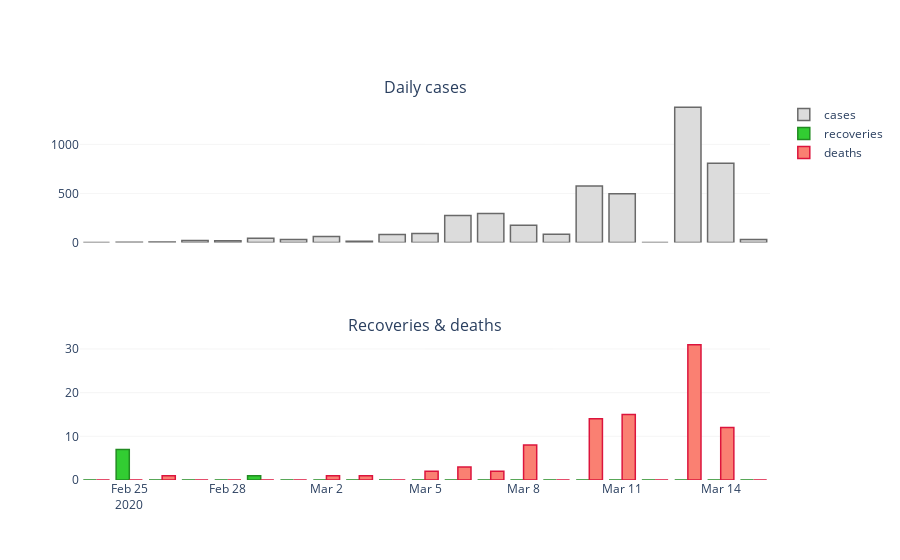

Here is the notebook cell this chart was saved with:
### Code cell
# display daily results into two columns
fig = make_subplots(rows=2, cols=1,
                    shared_xaxes=True,
                    subplot_titles = ('Daily cases', 'Recoveries & deaths')
                    )
# daily cases
fig.add_trace(go.Bar(
    x = df_c.Date[mask],
    y = cases_d_fr[mask],
    marker = dict(color = 'gainsboro', line = dict(color = 'dimgray', width=1.5)),
    name = 'cases'
    ),
    #secondary_y = False,
    row=1, col=1
)
# daily recoveries
fig.add_trace(go.Bar(
    x = df_c.Date[mask],
    y = recov_d_fr[mask],
    marker = dict(color = 'LimeGreen', line = dict(color = 'ForestGreen', width=1.5)),
    name = 'recoveries'
    ),
    #secondary_y = False,
    row=2, col=1
)
# daily deaths
fig.add_trace(go.Bar(
    x = df_c.Date[mask],
    y = death_d_fr[mask],
    marker = dict(color = 'salmon', line = dict(color = 'crimson', width=1.5)),
    name = 'deaths'
    ),
    #secondary_y = True,              
    row=2, col=1
)

fig.update_layout(plot_bgcolor='white')
fig.update_yaxes(showgrid=True, gridwidth=.3, gridcolor='gainsboro')

### Figure 1 — Plotly figure (JSON) as saved in the notebook; plotly's stock layout.template omitted (floating-point values rounded to 4 significant figures)
{"data": [{"marker": {"color": "gainsboro", "line": {"color": "dimgray", "width": 1.5}}, "name": "cases", "type": "bar", "x": ["2020-02-24T00:00:00", "2020-02-25T00:00:00", "2020-02-26T00:00:00", "2020-02-27T00:00:00", "2020-02-28T00:00:00", "2020-02-29T00:00:00", "2020-03-01T00:00:00", "2020-03-02T00:00:00", "2020-03-03T00:00:00", "2020-03-04T00:00:00", "2020-03-05T00:00:00", "2020-03-06T00:00:00", "2020-03-07T00:00:00", "2020-03-08T00:00:00", "2020-03-09T00:00:00", "2020-03-10T00:00:00", "2020-03-11T00:00:00", "2020-03-12T00:00:00", "2020-03-13T00:00:00", "2020-03-14T00:00:00", "2020-03-15T00:00:00"], "xaxis": "x", "y": [0, 2, 4, 20, 19, 43, 30, 61, 13, 81, 92, 276, 296, 177, 83, 575, 497, 0, 1380, 808, 30], "yaxis": "y"}, {"marker": {"color": "LimeGreen", "line": {"color": "ForestGreen", "width": 1.5}}, "name": "recoveries", "type": "bar", "x": ["2020-02-24T00:00:00", "2020-02-25T00:00:00", "2020-02-26T00:00:00", "2020-02-27T00:00:00", "2020-02-28T00:00:00", "2020-02-29T00:00:00", "2020-03-01T00:00:00", "2020-03-02T00:00:00", "2020-03-03T00:00:00", "2020-03-04T00:00:00", "2020-03-05T00:00:00", "2020-03-06T00:00:00", "2020-03-07T00:00:00", "2020-03-08T00:00:00", "2020-03-09T00:00:00", "2020-03-10T00:00:00", "2020-03-11T00:00:00", "2020-03-12T00:00:00", "2020-03-13T00:00:00", "2020-03-14T00:00:00", "2020-03-15T00:00:00"], "xaxis": "x2", "y": [0, 7, 0, 0, 0, 1, 0, 0, 0, 0, 0, 0, 0, 0, 0, 0, 0, 0, 0, 0, 0], "yaxis": "y2"}, {"marker": {"color": "salmon", "line": {"color": "crimson", "width": 1.5}}, "name": "deaths", "type": "bar", "x": ["2020-02-24T00:00:00", "2020-02-25T00:00:00", "2020-02-26T00:00:00", "2020-02-27T00:00:00", "2020-02-28T00:00:00", "2020-02-29T00:00:00", "2020-03-01T00:00:00", "2020-03-02T00:00:00", "2020-03-03T00:00:00", "2020-03-04T00:00:00", "2020-03-05T00:00:00", "2020-03-06T00:00:00", "2020-03-07T00:00:00", "2020-03-08T00:00:00", "2020-03-09T00:00:00", "2020-03-10T00:00:00", "2020-03-11T00:00:00", "2020-03-12T00:00:00", "2020-03-13T00:00:00", "2020-03-14T00:00:00", "2020-03-15T00:00:00"], "xaxis": "x2", "y": [0, 0, 1, 0, 0, 0, 0, 1, 1, 0, 2, 3, 2, 8, 0, 14, 15, 0, 31, 12, 0], "yaxis": "y2"}], "layout": {"annotations": [{"font": {"size": 16}, "showarrow": false, "text": "Daily cases", "x": 0.5, "xanchor": "center", "xref": "paper", "y": 1, "yanchor": "bottom", "yref": "paper"}, {"font": {"size": 16}, "showarrow": false, "text": "Recoveries & deaths", "x": 0.5, "xanchor": "center", "xref": "paper", "y": 0.375, "yanchor": "bottom", "yref": "paper"}], "autosize": true, "plot_bgcolor": "white", "xaxis": {"anchor": "y", "autorange": true, "domain": [0, 1], "matches": "x2", "range": ["2020-02-23 12:00", "2020-03-15 12:00"], "showticklabels": false, "type": "date"}, "xaxis2": {"anchor": "y2", "autorange": true, "domain": [0, 1], "range": ["2020-02-23 12:00", "2020-03-15 12:00"], "type": "date"}, "yaxis": {"anchor": "x", "autorange": true, "domain": [0.625, 1], "gridcolor": "gainsboro", "gridwidth": 0.3, "range": [0, 1453.0], "showgrid": true, "type": "linear"}, "yaxis2": {"anchor": "x2", "autorange": true, "domain": [0, 0.375], "gridcolor": "gainsboro", "gridwidth": 0.3, "range": [0, 32.63], "showgrid": true, "type": "linear"}}}
